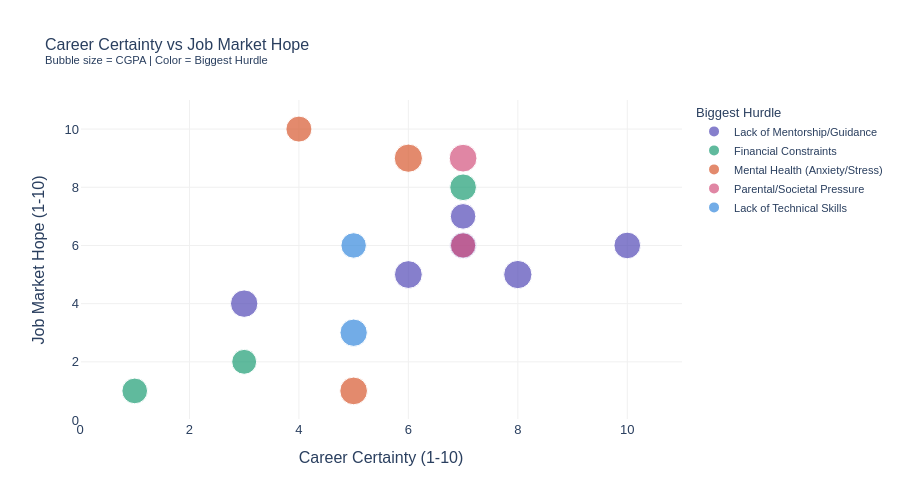

The notebook cell this image was saved under:
### Markdown cell above
### 5.4 Career Certainty vs Job Market Hope (Scatter by Hurdle)

### Code cell
color_map = {
    'Lack of Mentorship/Guidance':   '#534AB7',
    'Mental Health (Anxiety/Stress)':'#D85A30',
    'Financial Constraints':         '#1D9E75',
    'Parental/Societal Pressure':    '#D4537E',
    'Lack of Technical Skills':      '#378ADD',
    'Other':                         '#888780'
}

fig4 = px.scatter(
    df_clean,
    x='Career_Certainty',
    y='Job_Market_Hope',
    color='Biggest_Hurdle',
    color_discrete_map=color_map,
    size='CGPA',
    hover_data=['Gender','Major','Year','Family_Support','Mentor_Availability','CGPA'],
    title='Career Certainty vs Job Market Hope<br><sup>Bubble size = CGPA | Color = Biggest Hurdle</sup>',
    labels={
        'Career_Certainty': 'Career Certainty (1-10)',
        'Job_Market_Hope': 'Job Market Hope (1-10)',
        'Biggest_Hurdle': 'Biggest Hurdle'
    }
)
fig4.update_layout(
    plot_bgcolor='white',
    paper_bgcolor='white',
    font=dict(family='Arial', size=13),
    title_font_size=16,
    height=500,
    legend=dict(title='Biggest Hurdle', font_size=11)
)
fig4.update_xaxes(showgrid=True, gridcolor='#f0f0f0', range=[0,11])
fig4.update_yaxes(showgrid=True, gridcolor='#f0f0f0', range=[0,11])
fig4.show()

### Figure 1 — Plotly figure (JSON) as saved in the notebook; plotly's stock layout.template omitted (floating-point values rounded to 4 significant figures)
{"data": [{"customdata": [["Male", "Computer Science", "2nd", "Highly Supportive", "Searching", 3.83], ["Male", "Computer Science", "1st", "Neutral", "Searching", 3.4], ["Female", "Computer Science", "4th", "Highly Supportive", "Searching", 3.7], ["Male", "Computer Science", "2nd", "Highly Supportive", "Searching", 3.4], ["Male", "Other", "2nd", "Highly Supportive", "Yes", 3.13], ["Male", "Other", "2nd", "Neutral", "No", 3.6]], "hovertemplate": "Biggest Hurdle=Lack of Mentorship/Guidance<br>Career Certainty (1-10)=%{x}<br>Job Market Hope (1-10)=%{y}<br>CGPA=%{customdata[5]}<br>Gender=%{customdata[0]}<br>Major=%{customdata[1]}<br>Year=%{customdata[2]}<br>Family_Support=%{customdata[3]}<br>Mentor_Availability=%{customdata[4]}<extra></extra>", "legendgroup": "Lack of Mentorship/Guidance", "marker": {"color": "#534AB7", "size": [3.83, 3.4, 3.7, 3.4, 3.13, 3.6], "sizemode": "area", "sizeref": 0.009575, "symbol": "circle"}, "mode": "markers", "name": "Lack of Mentorship/Guidance", "orientation": "v", "showlegend": true, "type": "scatter", "x": [8, 7, 6, 10, 7, 3], "xaxis": "x", "y": [5, 6, 5, 6, 7, 4], "yaxis": "y"}, {"customdata": [["Female", "Computer Science", "1st", "Highly Supportive", "No", 2.97], ["Male", "Computer Science", "1st", "Highly Supportive", "No", 3.15], ["Male", "Computer Science", "2nd", "Neutral", "Searching", 3.4]], "hovertemplate": "Biggest Hurdle=Financial Constraints<br>Career Certainty (1-10)=%{x}<br>Job Market Hope (1-10)=%{y}<br>CGPA=%{customdata[5]}<br>Gender=%{customdata[0]}<br>Major=%{customdata[1]}<br>Year=%{customdata[2]}<br>Family_Support=%{customdata[3]}<br>Mentor_Availability=%{customdata[4]}<extra></extra>", "legendgroup": "Financial Constraints", "marker": {"color": "#1D9E75", "size": [2.97, 3.15, 3.4], "sizemode": "area", "sizeref": 0.009575, "symbol": "circle"}, "mode": "markers", "name": "Financial Constraints", "orientation": "v", "showlegend": true, "type": "scatter", "x": [3, 1, 7], "xaxis": "x", "y": [2, 1, 8], "yaxis": "y"}, {"customdata": [["Male", "Business", "2nd", "Neutral", "No", 3.24], ["Female", "Computer Science", "2nd", "Highly Supportive", "No", 3.67], ["Female", "Computer Science", "2nd", "Highly Supportive", "Searching", 3.81]], "hovertemplate": "Biggest Hurdle=Mental Health (Anxiety/Stress)<br>Career Certainty (1-10)=%{x}<br>Job Market Hope (1-10)=%{y}<br>CGPA=%{customdata[5]}<br>Gender=%{customdata[0]}<br>Major=%{customdata[1]}<br>Year=%{customdata[2]}<br>Family_Support=%{customdata[3]}<br>Mentor_Availability=%{customdata[4]}<extra></extra>", "legendgroup": "Mental Health (Anxiety/Stress)", "marker": {"color": "#D85A30", "size": [3.24, 3.67, 3.81], "sizemode": "area", "sizeref": 0.009575, "symbol": "circle"}, "mode": "markers", "name": "Mental Health (Anxiety/Stress)", "orientation": "v", "showlegend": true, "type": "scatter", "x": [4, 5, 6], "xaxis": "x", "y": [10, 1, 9], "yaxis": "y"}, {"customdata": [["Prefer not to say", "Other", "2nd", "Neutral", "No", 3.69], ["Male", "Computer Science", "1st", "Highly Supportive", "Searching", 3.06]], "hovertemplate": "Biggest Hurdle=Parental/Societal Pressure<br>Career Certainty (1-10)=%{x}<br>Job Market Hope (1-10)=%{y}<br>CGPA=%{customdata[5]}<br>Gender=%{customdata[0]}<br>Major=%{customdata[1]}<br>Year=%{customdata[2]}<br>Family_Support=%{customdata[3]}<br>Mentor_Availability=%{customdata[4]}<extra></extra>", "legendgroup": "Parental/Societal Pressure", "marker": {"color": "#D4537E", "size": [3.69, 3.06], "sizemode": "area", "sizeref": 0.009575, "symbol": "circle"}, "mode": "markers", "name": "Parental/Societal Pressure", "orientation": "v", "showlegend": true, "type": "scatter", "x": [7, 7], "xaxis": "x", "y": [9, 6], "yaxis": "y"}, {"customdata": [["Male", "Computer Science", "2nd", "Highly Supportive", "Yes", 3.58], ["Male", "Computer Science", "2nd", "Highly Supportive", "No", 3.1]], "hovertemplate": "Biggest Hurdle=Lack of Technical Skills<br>Career Certainty (1-10)=%{x}<br>Job Market Hope (1-10)=%{y}<br>CGPA=%{customdata[5]}<br>Gender=%{customdata[0]}<br>Major=%{customdata[1]}<br>Year=%{customdata[2]}<br>Family_Support=%{customdata[3]}<br>Mentor_Availability=%{customdata[4]}<extra></extra>", "legendgroup": "Lack of Technical Skills", "marker": {"color": "#378ADD", "size": [3.58, 3.1], "sizemode": "area", "sizeref": 0.009575, "symbol": "circle"}, "mode": "markers", "name": "Lack of Technical Skills", "orientation": "v", "showlegend": true, "type": "scatter", "x": [5, 5], "xaxis": "x", "y": [3, 6], "yaxis": "y"}], "layout": {"font": {"family": "Arial", "size": 13}, "height": 500, "legend": {"font": {"size": 11}, "itemsizing": "constant", "title": {"text": "Biggest Hurdle"}, "tracegroupgap": 0}, "paper_bgcolor": "white", "plot_bgcolor": "white", "title": {"font": {"size": 16}, "text": "Career Certainty vs Job Market Hope<br><sup>Bubble size = CGPA | Color = Biggest Hurdle</sup>"}, "xaxis": {"anchor": "y", "domain": [0, 1], "gridcolor": "#f0f0f0", "range": [0, 11], "showgrid": true, "title": {"text": "Career Certainty (1-10)"}}, "yaxis": {"anchor": "x", "domain": [0, 1], "gridcolor": "#f0f0f0", "range": [0, 11], "showgrid": true, "title": {"text": "Job Market Hope (1-10)"}}}}
